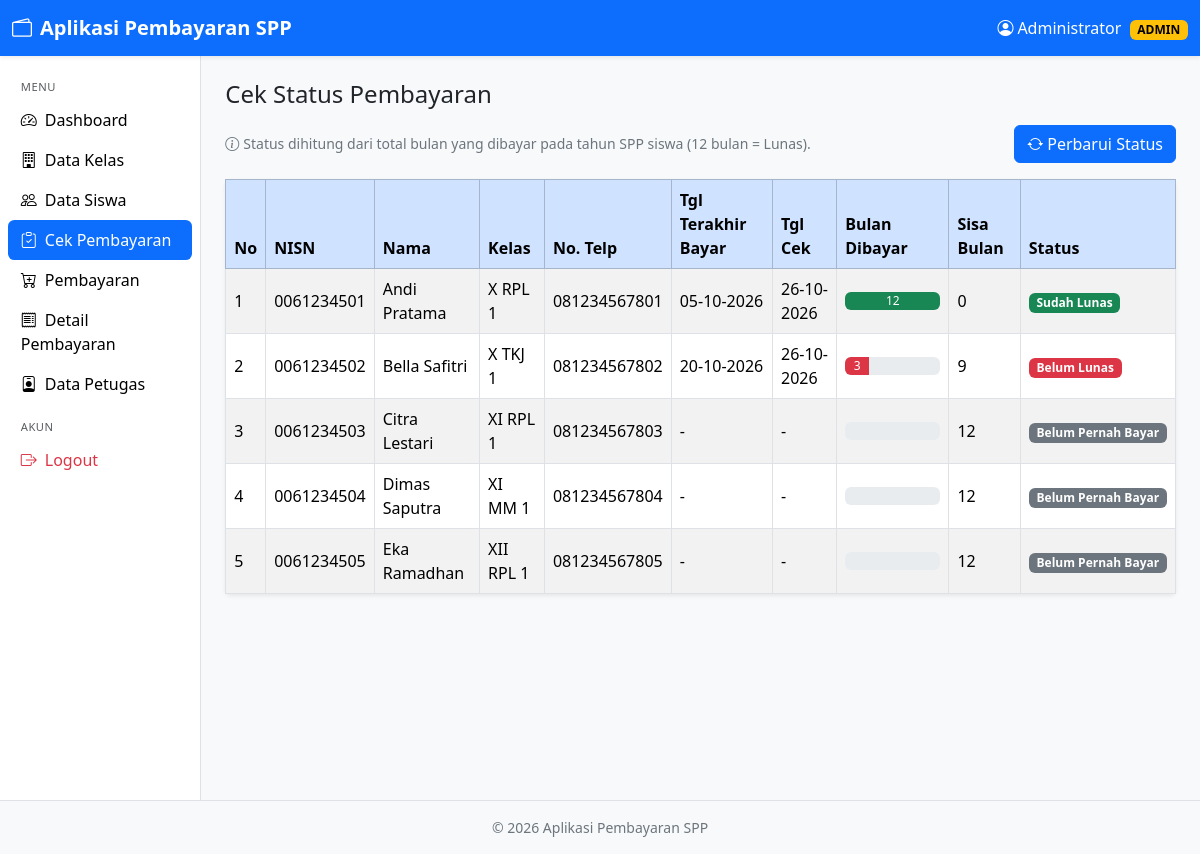
/cek_pembayaran.php (signed in), run on the app's committed database.
### tables this page shows
CREATE TABLE cek_pembayaran (
  nisn               VARCHAR(10) NOT NULL,
  tgl_terakhir_bayar DATE        NOT NULL,
  tgl_sekarang       DATE        NOT NULL,
  status_pembayaran  ENUM('Belum Lunas','Sudah Lunas') NOT NULL,
  jumlah_bulan       VARCHAR(5)  NOT NULL,
  nama               VARCHAR(50) NOT NULL,
  no_telp            VARCHAR(13) NOT NULL,
  PRIMARY KEY (nisn),
  CONSTRAINT fk_cek_siswa FOREIGN KEY (nisn) REFERENCES tb_siswa(nisn)
    ON UPDATE CASCADE ON DELETE CASCADE,
  CONSTRAINT fk_cek_nama FOREIGN KEY (nama) REFERENCES tb_siswa(nama)
    ON UPDATE CASCADE ON DELETE CASCADE,
  CONSTRAINT fk_cek_telp FOREIGN KEY (no_telp) REFERENCES tb_siswa(no_telp)
    ON UPDATE CASCADE ON DELETE CASCADE
);

CREATE TABLE tb_siswa (
  nisn       VARCHAR(10) NOT NULL,
  nis        VARCHAR(8)  NOT NULL,
  nama       VARCHAR(50) NOT NULL,
  id_kelas   VARCHAR(11) NOT NULL,
  nama_kelas VARCHAR(10) NOT NULL,
  alamat     TEXT        NOT NULL,
  no_telp    VARCHAR(13) NOT NULL,
  id_spp     VARCHAR(40) NOT NULL,
  PRIMARY KEY (nisn),
  KEY idx_siswa_nama (nama),
  KEY idx_siswa_telp (no_telp),
  KEY idx_siswa_spp (id_spp),    
  CONSTRAINT fk_siswa_kelas FOREIGN KEY (id_kelas) REFERENCES tb_kelas(id_kelas)
    ON UPDATE CASCADE ON DELETE RESTRICT,
  CONSTRAINT fk_siswa_nama_kelas FOREIGN KEY (nama_kelas) REFERENCES tb_kelas(nama_kelas)
    ON UPDATE CASCADE ON DELETE RESTRICT
);

### koneksi.php (called while the page is built, shortened)
<?php
function e($s) { return htmlspecialchars((string)$s, ENT_QUOTES, 'UTF-8'); }
function tgl($d) { return $d ? date('d-m-Y', strtotime($d)) : '-'; }
function q($conn, $sql, $types = '', $params = []) {
    $st = $conn->prepare($sql);
    $st->execute();
    return $st;
}
function rows($conn, $sql, $types = '', $params = []) {
    return q($conn, $sql, $types, $params)->get_result()->fetch_all(MYSQLI_ASSOC);
}

### cek_pembayaran.php (the view, shortened to what this page needs)
<?php
require 'koneksi.php';
$lv = $_SESSION['level'];
$sql = "SELECT s.nisn, s.nama, s.nama_kelas, s.no_telp, c.tgl_terakhir_bayar, c.tgl_sekarang,
               c.status_pembayaran, c.jumlah_bulan
        FROM tb_siswa s LEFT JOIN cek_pembayaran c ON c.nisn = s.nisn";
$data = $lv === 'siswa'
    ? rows($conn, "$sql WHERE s.nisn = ?", 's', [$_SESSION['username']])
    : rows($conn, "$sql ORDER BY s.nama");
require 'layout/header.php';
?>
<?php if ($lv !== 'siswa'): ?>
<div class="d-flex flex-wrap justify-content-between align-items-center gap-2 mb-3">
  <span class="text-secondary small"><i class="bi bi-info-circle me-1"></i>Status dihitung dari total bulan yang dibayar pada tahun SPP siswa (12 bulan = Lunas).</span>
  <a class="btn btn-primary" href="?aksi=refresh"><i class="bi bi-arrow-repeat me-1"></i>Perbarui Status</a>
</div>
<?php endif; ?>
<div class="card shadow-sm border-0">
  <div class="table-responsive">
    <table class="table table-hover table-striped table-bordered mb-0 align-middle">
      <thead class="table-primary">
        <tr><th>No</th><th>NISN</th><th>Nama</th><th>Kelas</th><th>No. Telp</th><th>Tgl Terakhir Bayar</th>
            <th>Tgl Cek</th><th>Bulan Dibayar</th><th>Sisa Bulan</th><th>Status</th></tr>
      </thead>
      <tbody>
      <?php foreach ($data as $i => $r):
          $bln = (int)($r['jumlah_bulan'] ?? 0);
          $status = $r['tgl_terakhir_bayar'] ? $r['status_pembayaran'] : 'Belum Pernah Bayar';
          $warna = $status === 'Sudah Lunas' ? 'success' : ($r['tgl_terakhir_bayar'] ? 'danger' : 'secondary'); ?>
      <tr>
        <td><?= $i + 1 ?></td><td><?= e($r['nisn']) ?></td><td><?= e($r['nama']) ?></td><td><?= e($r['nama_kelas']) ?></td>
        <td><?= e($r['no_telp']) ?></td><td><?= tgl($r['tgl_terakhir_bayar']) ?></td><td><?= tgl($r['tgl_sekarang']) ?></td>
        <td>
          <div class="progress" style="height:18px;min-width:90px">
            <div class="progress-bar bg-<?= $warna ?>" style="width:<?= min(100, $bln / 12 * 100) ?>%"><?= $bln ?></div>
          </div>
        </td>
        <td><?= max(0, 12 - $bln) ?></td>
        <td><span class="badge text-bg-<?= $warna ?>"><?= e($status) ?></span></td>
      </tr>
      <?php endforeach; ?>
      </tbody>
    </table>
  </div>
</div>
<?php require 'layout/footer.php'; ?>

### data on the page
cek_pembayaran: nisn.nisn "0061234501", nisn.nama "Andi Pratama", nisn.nama_kelas "X RPL 1", nisn.no_telp "081234567801", tgl_terakhir_bayar "05-10-2026", tgl_sekarang "26-10-2026", jumlah_bulan "12", max(0,12-$bln) "0", status_pembayaran "Sudah Lunas"
cek_pembayaran: nisn.nisn "0061234502", nisn.nama "Bella Safitri", nisn.nama_kelas "X TKJ 1", nisn.no_telp "081234567802", tgl_terakhir_bayar "20-10-2026", tgl_sekarang "26-10-2026", jumlah_bulan "3", max(0,12-$bln) "9", status_pembayaran "Belum Lunas"
tb_siswa: nisn "0061234503", nama "Citra Lestari", nama_kelas "XI RPL 1", no_telp "081234567803", tgl_terakhir_bayar "-", tgl_sekarang "-", max(0, 12 - $bln) "12", status "Belum Pernah Bayar"
tb_siswa: nisn "0061234504", nama "Dimas Saputra", nama_kelas "XI MM 1", no_telp "081234567804", tgl_terakhir_bayar "-", tgl_sekarang "-", max(0, 12 - $bln) "12", status "Belum Pernah Bayar"
tb_siswa: nisn "0061234505", nama "Eka Ramadhan", nama_kelas "XII RPL 1", no_telp "081234567805", tgl_terakhir_bayar "-", tgl_sekarang "-", max(0, 12 - $bln) "12", status "Belum Pernah Bayar"

### other printed values
$_SESSION['nama'] "Administrator"
$lv "ADMIN"
$label "Dashboard"
$label "Data Kelas"
$label "Data Siswa"
$label "Cek Pembayaran"
$label "Pembayaran"
$label "Detail Pembayaran"
$label "Data Petugas"
$title "Cek Status Pembayaran"
